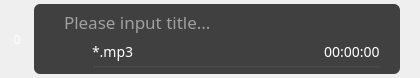
<?xml version="1.0" encoding="UTF-8"?>
<ui version="4.0">
 <class>ReadingOrderItem</class>
 <widget class="QWidget" name="ReadingOrderItem">
  <property name="geometry">
   <rect>
    <x>0</x>
    <y>0</y>
    <width>420</width>
    <height>78</height>
   </rect>
  </property>
  <property name="sizePolicy">
   <sizepolicy hsizetype="Fixed" vsizetype="Fixed">
    <horstretch>0</horstretch>
    <verstretch>0</verstretch>
   </sizepolicy>
  </property>
  <property name="minimumSize">
   <size>
    <width>420</width>
    <height>78</height>
   </size>
  </property>
  <property name="maximumSize">
   <size>
    <width>420</width>
    <height>78</height>
   </size>
  </property>
  <property name="windowTitle">
   <string>Form</string>
  </property>
  <property name="styleSheet">
   <string notr="true">background: #333333;

margin: 0px 0px;

QWidget::QFrame {
	border: 1px solid rgba(255, 255, 255, 0.1);
	box-sizing: border-box;
	border-radius: 8px; 
}

/*
QWidget {
	left: 0px;
	right: 0px;
	top: 0px;
	bottom: 0px;

	padding: 4px;
}
*/
/*
QWidget:hover:!pressed
{
	background-color: #333333;
	color: #333333;
}


QWidget:hover
{
	background-color: #333333;
	color: #333333;
}
*/
</string>
  </property>
  <widget class="QLabel" name="label_Index">
   <property name="geometry">
    <rect>
     <x>0</x>
     <y>4</y>
     <width>34</width>
     <height>70</height>
    </rect>
   </property>
   <property name="font">
    <font>
     <family>Noto Sans TC</family>
     <pointsize>-1</pointsize>
    </font>
   </property>
   <property name="styleSheet">
    <string notr="true">font-family: Noto Sans TC;
font-size: 12px;
line-height: 17px;
display: flex;
align-items: center;
text-align: center;

color: rgba(255, 255, 255, 0.9);
background-color: rgba(255, 255, 255, 0);


/* Inside Auto Layout */


/* margin: 0px 0px; */</string>
   </property>
   <property name="text">
    <string>0</string>
   </property>
   <property name="alignment">
    <set>Qt::AlignCenter</set>
   </property>
  </widget>
  <widget class="QFrame" name="frame">
   <property name="geometry">
    <rect>
     <x>34</x>
     <y>4</y>
     <width>366</width>
     <height>70</height>
    </rect>
   </property>
   <property name="sizePolicy">
    <sizepolicy hsizetype="Fixed" vsizetype="Fixed">
     <horstretch>0</horstretch>
     <verstretch>0</verstretch>
    </sizepolicy>
   </property>
   <property name="styleSheet">
    <string notr="true">QFrame {
	background: #404040;
	border-radius: 6px;
}

QFrame:hover {
	background: #474747;
}

</string>
   </property>
   <property name="frameShape">
    <enum>QFrame::StyledPanel</enum>
   </property>
   <property name="frameShadow">
    <enum>QFrame::Raised</enum>
   </property>
   <widget class="QLabel" name="label_Drag">
    <property name="geometry">
     <rect>
      <x>0</x>
      <y>23</y>
      <width>24</width>
      <height>24</height>
     </rect>
    </property>
    <property name="text">
     <string/>
    </property>
    <property name="pixmap">
     <pixmap resource="resources.qrc">:/SVG/svg/icon/common-drag.svg</pixmap>
    </property>
    <property name="scaledContents">
     <bool>true</bool>
    </property>
   </widget>
   <widget class="QPushButton" name="pushButton_Add">
    <property name="geometry">
     <rect>
      <x>288</x>
      <y>6</y>
      <width>24</width>
      <height>24</height>
     </rect>
    </property>
    <property name="toolTip">
     <string/>
    </property>
    <property name="styleSheet">
     <string notr="true">
background: #404040;
border: 0px;

color: #FFFFFF;


</string>
    </property>
    <property name="text">
     <string/>
    </property>
    <property name="icon">
     <iconset resource="resources.qrc">
      <normaloff>:/SVG/svg/icon/reading-order-add-to-list.svg</normaloff>:/SVG/svg/icon/reading-order-add-to-list.svg</iconset>
    </property>
    <property name="iconSize">
     <size>
      <width>24</width>
      <height>24</height>
     </size>
    </property>
   </widget>
   <widget class="QPushButton" name="pushButton_Remove">
    <property name="geometry">
     <rect>
      <x>324</x>
      <y>6</y>
      <width>24</width>
      <height>24</height>
     </rect>
    </property>
    <property name="toolTip">
     <string/>
    </property>
    <property name="styleSheet">
     <string notr="true">background: #404040;
border: 0px;

color: #FFFFFF;
</string>
    </property>
    <property name="text">
     <string/>
    </property>
    <property name="icon">
     <iconset resource="resources.qrc">
      <normaloff>:/SVG/svg/icon/common-remove.svg</normaloff>:/SVG/svg/icon/common-remove.svg</iconset>
    </property>
    <property name="iconSize">
     <size>
      <width>24</width>
      <height>24</height>
     </size>
    </property>
   </widget>
   <widget class="QLabel" name="label_Duration">
    <property name="geometry">
     <rect>
      <x>290</x>
      <y>38</y>
      <width>56</width>
      <height>20</height>
     </rect>
    </property>
    <property name="minimumSize">
     <size>
      <width>56</width>
      <height>20</height>
     </size>
    </property>
    <property name="styleSheet">
     <string notr="true">/* 00:10:05 */


position: static;
width: 52px;
height: 16px;
right: 0px;
top: calc(50% - 16px/2);

font-family: Noto Sans;
font-style: normal;
font-weight: normal;
font-size: 14px;
line-height: 19px;
text-align: right;

color: rgba(255, 255, 255, 0.6);


/* Inside Auto Layout */

flex: none;
order: 1;
flex-grow: 0;
margin: 0px 0px;

/* cell/text */

color: #FFFFFF;</string>
    </property>
    <property name="text">
     <string notr="true">00:00:00</string>
    </property>
   </widget>
   <widget class="QProgressBar" name="progressBar">
    <property name="geometry">
     <rect>
      <x>58</x>
      <y>62</y>
      <width>288</width>
      <height>2</height>
     </rect>
    </property>
    <property name="styleSheet">
     <string notr="true">/* Rectangle 48 */


position: absolute;
height: 2px;
left: 0px;
right: 0px;
top: 0px;

background: #666666;</string>
    </property>
    <property name="value">
     <number>0</number>
    </property>
    <property name="textVisible">
     <bool>false</bool>
    </property>
    <property name="invertedAppearance">
     <bool>false</bool>
    </property>
    <property name="format">
     <string/>
    </property>
   </widget>
   <widget class="QLineEdit" name="lineEdit">
    <property name="geometry">
     <rect>
      <x>28</x>
      <y>6</y>
      <width>258</width>
      <height>24</height>
     </rect>
    </property>
    <property name="minimumSize">
     <size>
      <width>258</width>
      <height>24</height>
     </size>
    </property>
    <property name="maximumSize">
     <size>
      <width>258</width>
      <height>24</height>
     </size>
    </property>
    <property name="font">
     <font>
      <family>Noto Sans TC</family>
      <pointsize>-1</pointsize>
      <weight>50</weight>
      <italic>false</italic>
      <bold>false</bold>
     </font>
    </property>
    <property name="styleSheet">
     <string notr="true">QLineEdit {
	color: #FFFFFF;

	font-family: Noto Sans TC;
	font-style: normal;
	font-weight: 400;
	font-size: 17px;
	line-height: 24px;

	background: #404040;
	border: none;
}

QLineEdit:focus {
	background: #393939;
}
</string>
    </property>
    <property name="inputMask">
     <string notr="true"/>
    </property>
    <property name="frame">
     <bool>true</bool>
    </property>
    <property name="placeholderText">
     <string>Please input title...</string>
    </property>
   </widget>
   <widget class="QPushButton" name="pushButton_Play">
    <property name="geometry">
     <rect>
      <x>32</x>
      <y>40</y>
      <width>16</width>
      <height>16</height>
     </rect>
    </property>
    <property name="sizePolicy">
     <sizepolicy hsizetype="Fixed" vsizetype="Fixed">
      <horstretch>0</horstretch>
      <verstretch>0</verstretch>
     </sizepolicy>
    </property>
    <property name="minimumSize">
     <size>
      <width>16</width>
      <height>16</height>
     </size>
    </property>
    <property name="styleSheet">
     <string notr="true">background: #404040;
border: 0px;
color: #FFFFFF;</string>
    </property>
    <property name="text">
     <string/>
    </property>
    <property name="icon">
     <iconset resource="resources.qrc">
      <normaloff>:/SVG/svg/icon/reading-order-play.svg</normaloff>:/SVG/svg/icon/reading-order-play.svg</iconset>
    </property>
    <property name="iconSize">
     <size>
      <width>16</width>
      <height>16</height>
     </size>
    </property>
   </widget>
   <widget class="QLabel" name="label_Href">
    <property name="geometry">
     <rect>
      <x>58</x>
      <y>38</y>
      <width>224</width>
      <height>20</height>
     </rect>
    </property>
    <property name="minimumSize">
     <size>
      <width>224</width>
      <height>20</height>
     </size>
    </property>
    <property name="font">
     <font>
      <family>Noto Sans TC</family>
      <pointsize>-1</pointsize>
      <weight>50</weight>
      <italic>false</italic>
      <bold>false</bold>
     </font>
    </property>
    <property name="styleSheet">
     <string notr="true">align-items: center;
margin: 0px 0px;
color: #FFFFFF;

font-family: Noto Sans TC;
font-style: normal;
font-weight: 400;
font-size: 14px;
line-height: 20px;</string>
    </property>
    <property name="text">
     <string>*.mp3</string>
    </property>
    <property name="scaledContents">
     <bool>false</bool>
    </property>
   </widget>
  </widget>
 </widget>
 <resources>
  <include location="resources.qrc"/>
 </resources>
 <connections/>
</ui>
